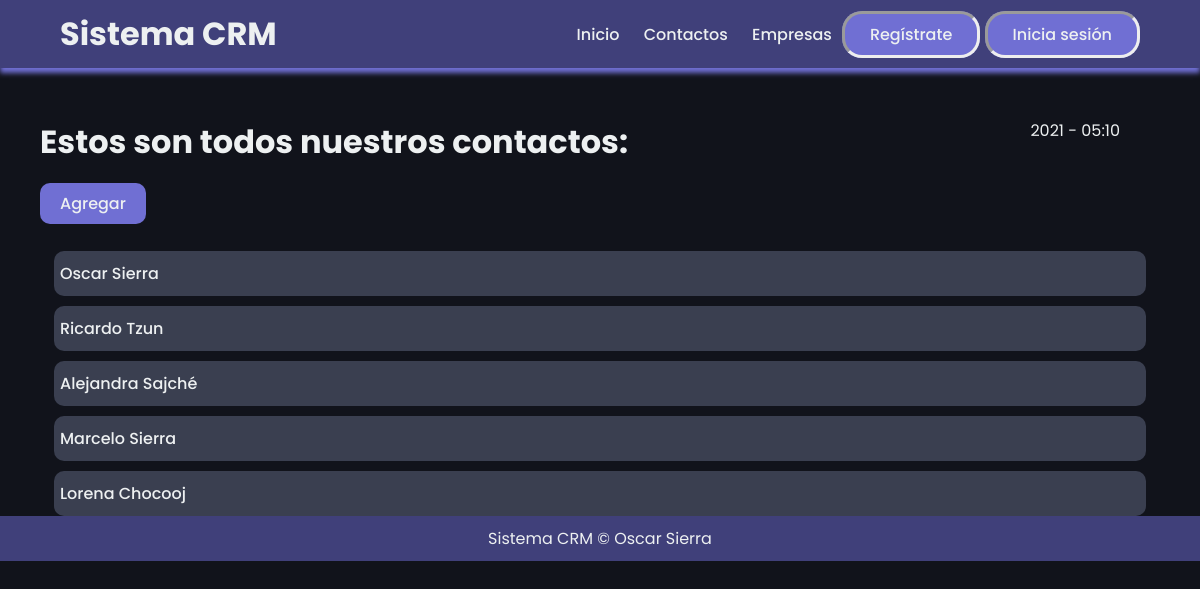
Before: /contactos/ with the older database file.
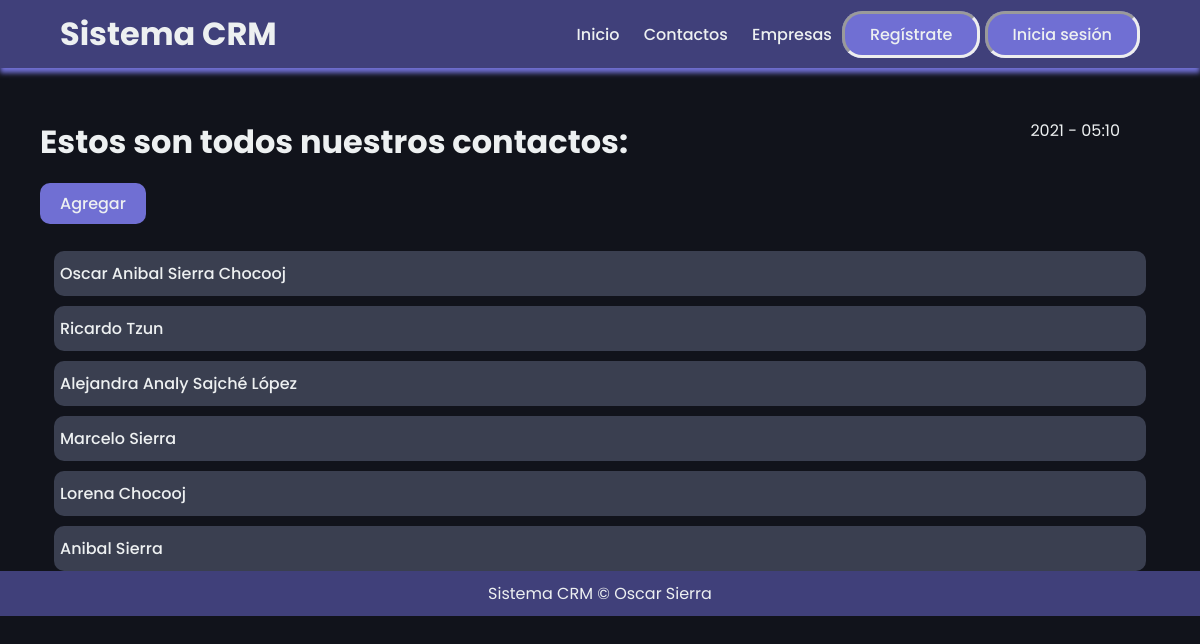
After: the same page with the newer database file.
### mainapp/models.py (models this page shows, shortened)
class Lead(models.Model):
    nombres = models.CharField(max_length=45)
    apellidos = models.CharField(max_length=45)
    titulo = models.CharField(max_length=45)
    email = models.CharField(max_length=45)
    compania = models.CharField(max_length=45)
    movil = models.CharField(max_length=20)
    telefono = models.CharField(max_length=45)
    descripcion = models.CharField(max_length=200)
    agente = models.ForeignKey("Agent", on_delete=models.CASCADE)

### mainapp/views.py (the view)
# urls.py: path('contactos/', leadListView.as_view(), name="lead_list"),
class leadListView(ListView):
    template_name="mainapp/leads_list.html"
    queryset = Lead.objects.all()
    context_object_name = "contactos"

### mainapp/templates/mainapp/leads_list.html (shortened to what this page needs)
{% extends 'layouts/layouts.html'%}
{% block content %}
<div class="start">
    <div class="initial">
        <h1>Estos son todos nuestros contactos: </h1>
            <div id="time">
                {% now "Y - h:m"%}
            </div>
        </div>
    </div>
<br/>
<a class="backbtn" href="/contactos/crearcontacto/"><button>Agregar</button></a>
<br/><br/>
{% for contacto in contactos %}
    <div class="list_content">
        <a href="/contactos/{{ contacto.pk }}/">{{ contacto.nombres }} {{ contacto.apellidos }}</a>
    </div>
{% endfor %}
{% endblock %}

Changed rows visible on the page:
changed Lead: nombres "Oscar" → "Oscar Anibal"; apellidos "Sierra" → "Sierra Chocooj"
changed Lead: nombres "Alejandra" → "Alejandra Analy"; apellidos "Sajché" → "Sajché López"
added Lead: nombres "Anibal", apellidos "Sierra"
